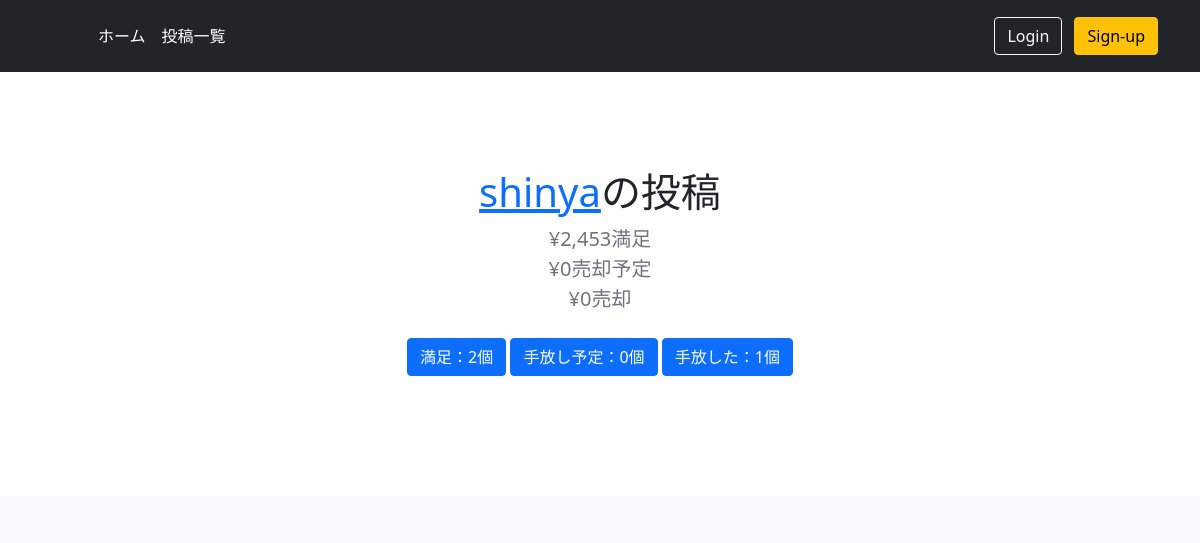
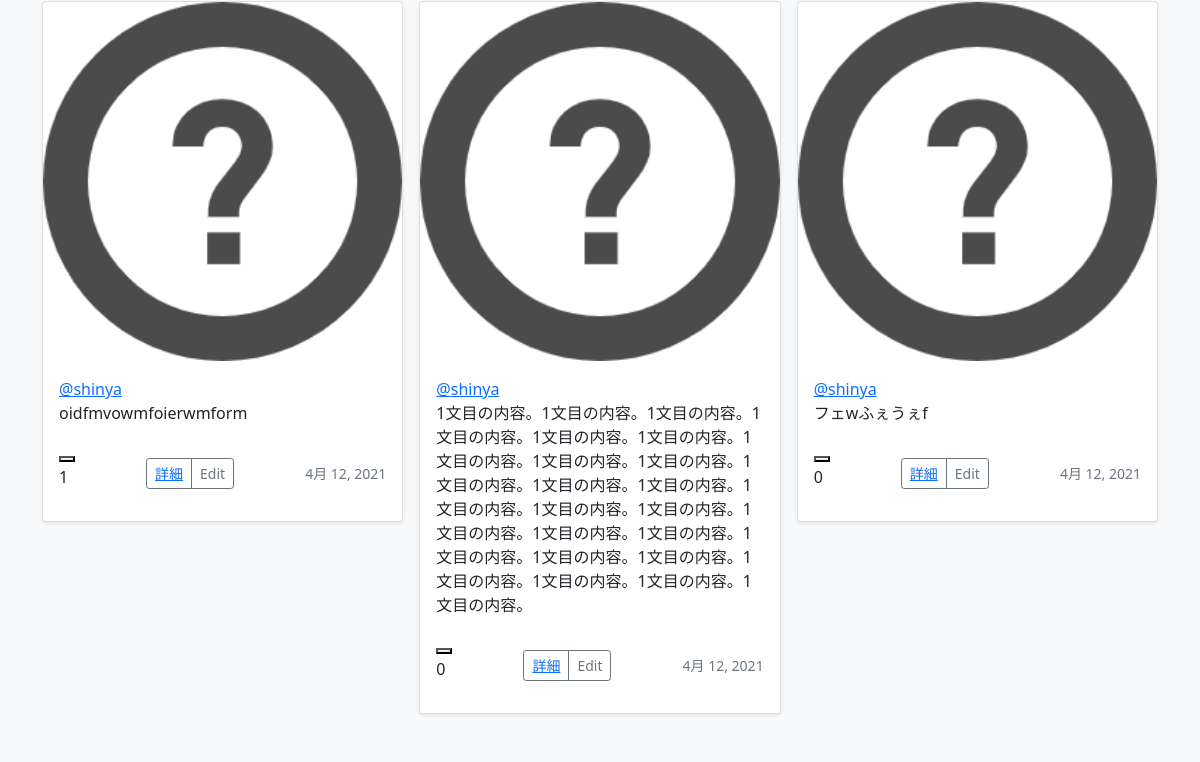
/user_posts/1, run on an earlier commit of the app's database (2 pictures, top to bottom).
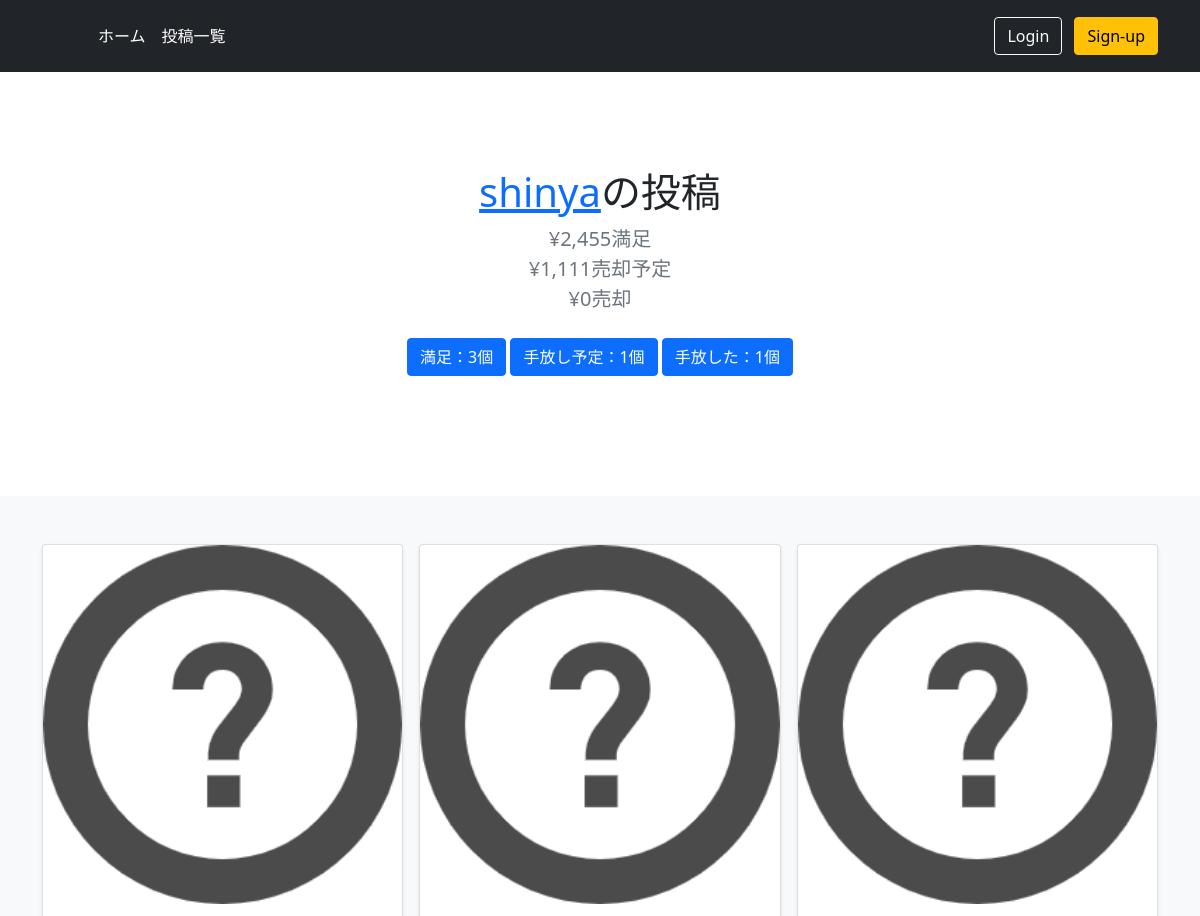
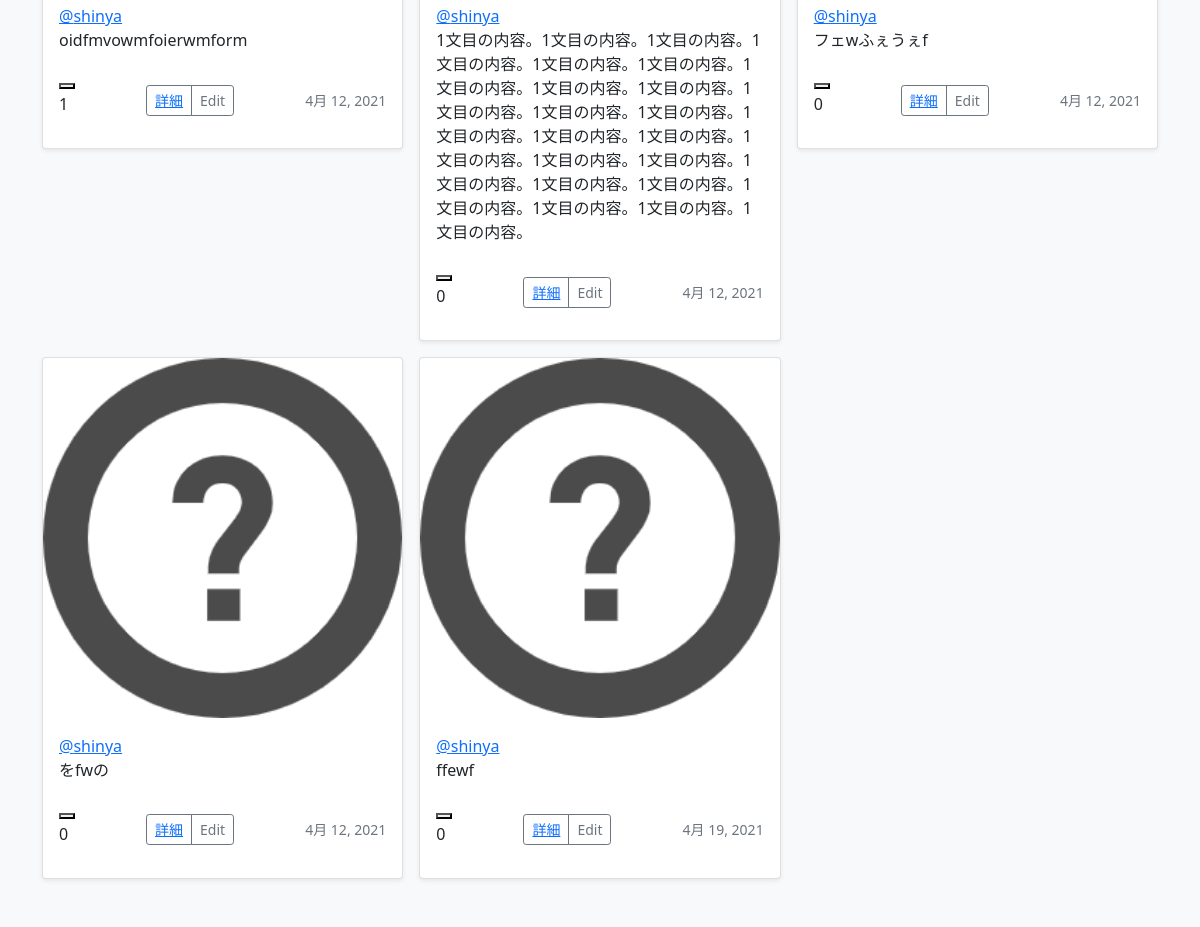
And on a later commit of the database (2 pictures, top to bottom).
### minimal/models.py (models this page shows, shortened)
class CustomUser(AbstractUser):
    image = models.ImageField(upload_to='', blank=True, null=True, verbose_name='プロフィール画像', default='default_user_icon.jpeg')

class MinimalModel(models.Model):
    title = models.CharField(max_length=100, verbose_name='品物名')
    author = models.ForeignKey(get_user_model(), on_delete=models.CASCADE, verbose_name='購入者')
    buy_reason = models.TextField(verbose_name='購入した理由')
    sell_reason = models.TextField(null=True, blank=True, verbose_name='手放す理由')
    status = models.ForeignKey(ThingStatus, on_delete=models.PROTECT, verbose_name='物の状況')
    obj_image = models.ImageField(upload_to='', blank=True, null=True, default='default_thing_icon.png', verbose_name='物の画像')
    buy_date = models.DateField(verbose_name='購入日')
    buy_price = models.IntegerField(verbose_name='購入金額')
    sell_price = models.IntegerField(null=True, blank=True, verbose_name='売却金額')
    nice_throw = models.IntegerField(null=True, blank=True)

### minimal/views.py (the view)
# urls.py: path('user_posts/<int:pk>', views.user_posts, name='user_posts'),
def user_posts(request, pk):
    context = user_posts_base(pk)
    return render(request, 'user_posts.html', context)

### templates/user_posts.html
{% extends 'base.html' %}
{% block header %}
  <section class="py-5 text-center container">
    <div class="row py-lg-5">
      <div class="col-lg-6 col-md-8 mx-auto">
        <h1 class="fw-light"><a href="{% url 'user_posts' user.id %}">{{ user.username }}</a>の投稿</h1>
        <p class="lead text-muted">¥{{ buy_price_sum }}満足<br>¥{{ planed_price_sum }}売却予定<br>¥{{ sell_price_sum }}売却 </p>
        <p>
          <a href="{% url 'user_posts_satisfied' user.id %}" class="btn btn-primary my-2">満足：{{ satisfied_list.count }}個</a>
          <a href="{% url 'user_posts_planed' user.id %}" class="btn btn-primary my-2">手放し予定：{{ planed_list.count }}個</a>
          <a href="{% url 'user_posts_threw' user.id %}" class="btn btn-primary my-2">手放した：{{ threw_list.count }}個</a>
        </p>
      </div>
    </div>
  </section>
{% endblock header %}
{% block content %}
  <div class="album py-5 bg-light">
    <div class="container">
        <div class="row row-cols-1 row-cols-sm-2 row-cols-md-3 g-3">
    {% for object in object_list %}
    <div class="col">
          <div class="card shadow-sm">
            <img class="bd-placeholder-img card-img-top" width="100%" height="100%" src="{{ object.obj_image.url }}">
            <div class="card-body">
            <a href="{% url 'user_posts' object.author.id %}">@{{ object.author }}</a>
              <p class="card-text">{{ object.buy_reason }}</p>
              <div class="d-flex justify-content-between align-items-center">
              <div class="like-outer">
                    {% include 'like.html' %}
              </div>
                <div class="btn-group">
                  <button type="button" class="btn btn-sm btn-outline-secondary"><a href="{% url 'detail' object.pk %}">詳細</a></button>
                  <button type="button" class="btn btn-sm btn-outline-secondary">Edit</button>
                </div>
                <small class="text-muted">{{ object.buy_date }}</small>
              </div>
            </div>
          </div>
        </div>
    {% endfor %}
    </div>
{% endblock content %}

### templates/base.html (shortened to what this page needs)
{% load static %}
<!doctype html>
<html lang="ja">
  <head>
    <link href="https://cdn.jsdelivr.net/npm/bootstrap@5.0.0-beta1/dist/css/bootstrap.min.css" rel="stylesheet">
    {% block customcss %}
    <link href="{% static 'header.css' %}" rel="stylesheet">
    {% endblock customcss %}
  </head>
  <body>
    <header class="p-3 bg-dark text-white">
      <div class="container">
        <div class="d-flex flex-wrap align-items-center justify-content-center justify-content-lg-start">
          <a href="/" class="d-flex align-items-center mb-2 mb-lg-0 text-white text-decoration-none">
          <svg class="bi me-2" width="40" height="32"><use xlink:href="#bootstrap"/></svg>
          </a>
          <ul class="nav col-12 col-lg-auto me-lg-auto mb-2 justify-content-center mb-md-0">
            <li><a href="{% url 'index' %}" class="nav-link px-2 text-white">ホーム</a></li>
            <li><a href="{% url 'list' %}" class="nav-link px-2 text-white">投稿一覧</a></li>
          </ul>
      {% if request.user.is_authenticated %}
          <div class="dropdown text-end">
            <a href="#" class="d-block link-dark text-decoration-none dropdown-toggle" id="dropdownUser1" data-bs-toggle="dropdown" aria-expanded="false">
            {{ request.user }}
            <img src="{{ request.user.image.url }}" alt="mdo" width="32" height="32" class="rounded-circle">
            </a>
            <ul class="dropdown-menu text-small" aria-labelledby="dropdownUser1">
              <li><a class="dropdown-item" href="{% url 'user_posts' request.user.id %}">自分の投稿</a></li>
              <li><a class="dropdown-item" href="{% url 'user_detail' request.user.id %}">ユーザー情報</a></li>
              <li><hr class="dropdown-divider"></li>
              <li><a class="dropdown-item" href="{% url 'logout' %}">ログアウト</a></li>
            </ul>
          </div>
      {% else %}
          <div class="text-end">
            <a href="{% url 'login' %}"><button type="button" class="btn btn-outline-light me-2">Login</button></a>
            <a href="{% url 'signup' %}"><button type="button" class="btn btn-warning">Sign-up</button></a>
          </div>
      {% endif %}
        </div>
      </div>
    </header>
    {% block header %}
    {% endblock header %}
    {% block content %}
    {% endblock content %}
</body>

### templates/like.html (shortened to what this page needs)
{% if user.is_authenticated %}
<form action="{% url 'like' %}" method="POST">
    {% if object.id in liked_list %}
        <button id="like" name="{{ object.id }}"><i class="fas fa-lg fa-heart like-red"></i></button>
    {% else %}
        <button id="like" name="{{ object.id }}"></button>
    {% endif %}
</form>
<p name="{{ object.id }}-count" class="count"> {{ object.like_set.count }} </p>
{% else %}
<p id="like" name="{{ object.id }}"><i class="fas fa-lg fa-heart like-red"></i>アイコンを挿入</p>
<p name="{{ object.id }}-count" class="count"> {{ object.like_set.count }} </p>
{% endif %}

### minimal/static/header.css (style rules this page uses)
.bi { vertical-align: -.125em; fill: currentColor; }

What changed in the data, as far as the page shows it:
added MinimalModel: obj_image (placeholder picture), author "shinya", buy_reason "をfwの", like_set.count "0", buy_date "4月 12, 2021"
added MinimalModel: obj_image (placeholder picture), author "shinya", buy_reason "ffewf", like_set.count "0", buy_date "4月 19, 2021"
Also different on the page:
{{ buy_price_sum }}: "2,453" → "2,455"
{{ planed_price_sum }}: "0" → "1,111"
{{ satisfied_list.count }}: "2" → "3"
{{ planed_list.count }}: "0" → "1"
